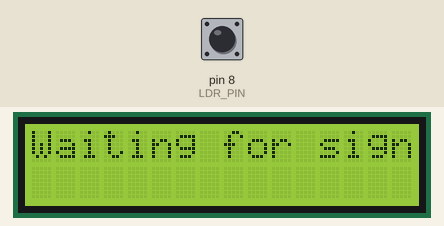
This sketch was run on a simulated Arduino Uno, built with avr-gcc and run on an emulated ATmega328P. Parts: 16×2 character LCD. The inputs (shaded band) are chosen by the test bench; at power-on: pin 8 (LDR_PIN) HIGH. What the sketch prints to the serial monitor is not drawn.

Above: at 1.1 s.
At 2.7 s:
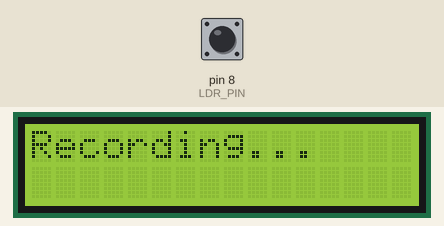
2.8 s: pin 8 (LDR_PIN) pulled LOW for 3.2 s
At 5.3 s:
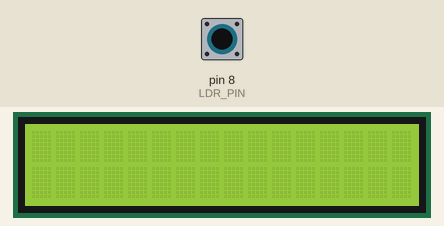
8.6 s: pin 8 (LDR_PIN) driven LOW
11.3 s: pin 8 (LDR_PIN) driven HIGH
At 13.3 s:
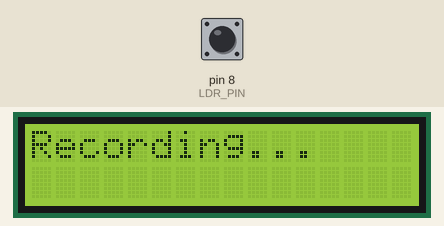
Timing chart, 0 to 14.8 s (numbered marks = the images above; inputs shaded):
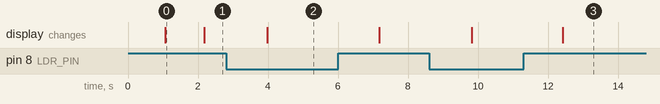

The sketch:

Reciever_LiFi.ino
```cpp
#include <LiquidCrystal.h>

LiquidCrystal lcd(2, 3, 4, 5, 6, 7);

#define LDR_PIN 8

String binaryData = "";
bool recording = false;
int startCount = 0;
int endCount = 0;

void setup() {
  Serial.begin(9600);
  pinMode(LDR_PIN, INPUT_PULLUP);
  lcd.begin(16, 2);
  lcd.clear();
  lcd.print("LiFi Project");
  delay(1000);
  lcd.clear();
  lcd.print("Waiting for signal");
}

void loop() {
  int ldrValue = digitalRead(LDR_PIN);

  if (!recording) {
    if (ldrValue == 1) {
      startCount++;
    } else {
      startCount = 0;
    }

    if (startCount >= 12) { // Start recording after 12 consecutive 1s
      recording = true;
      binaryData = ""; // Clear previous data
      Serial.println("Recording started");
      lcd.clear();
      lcd.print("Recording...");
      startCount = 0; // Reset start count
    }
  } else {
    binaryData += String(ldrValue);

    if (ldrValue == 0) {
      endCount++;
    } else {
      endCount = 0;
    }

    if (endCount >= 12) { // Stop recording after 12 consecutive 0s
      recording = false;
      Serial.println("Recording ended");
      String recordedData = binaryData.substring(0, binaryData.length() - 12); // Exclude the last 12 zeros
      Serial.print("Recorded binary data: ");
      Serial.println(recordedData);

      // Convert binary string to normal string using ASCII and 9-bit parity check
      String normalString = binaryToString(recordedData);
      Serial.print("Decoded text: ");
      Serial.println(normalString);

      lcd.clear();
      lcd.print(normalString); // Display decoded text on LCD until next string is received
      endCount = 0; // Reset end count
    }
  }

  delay(100); // Delay for processing
}

// Function to convert binary string to normal string using ASCII and parity check
String binaryToString(String binary) {
  String text = "";
  for (int i = 0; i < binary.length(); i += 9) {
    if (i + 9 <= binary.length()) {
      String byteString = binary.substring(i, i + 8);
      char parityBit = binary.charAt(i + 8);
      char character = (char) strtol(byteString.c_str(), NULL, 2);

      // Calculate parity
      int parity = 0;
      for (int j = 0; j < 8; j++) {
        parity ^= (byteString.charAt(j) - '0');
      }

      // Check if parity matches
      if (parity == (parityBit - '0')) {
        text += character; // Append character if parity matches
      } else {
        Serial.println("Parity error detected!");
        lcd.print("Transmission Error, Please Retransmit");
      }
    }
  }
  return text;
}
```

Measured:
- after the input at 2.8 s, the display: changes after 1.2 s (image 2)
- after the input at 11.3 s, the display: changes after 1.1 s (image 3)
- what the display in image 0 shows lasts 1.1 s, from 1.1 s to 2.2 s
